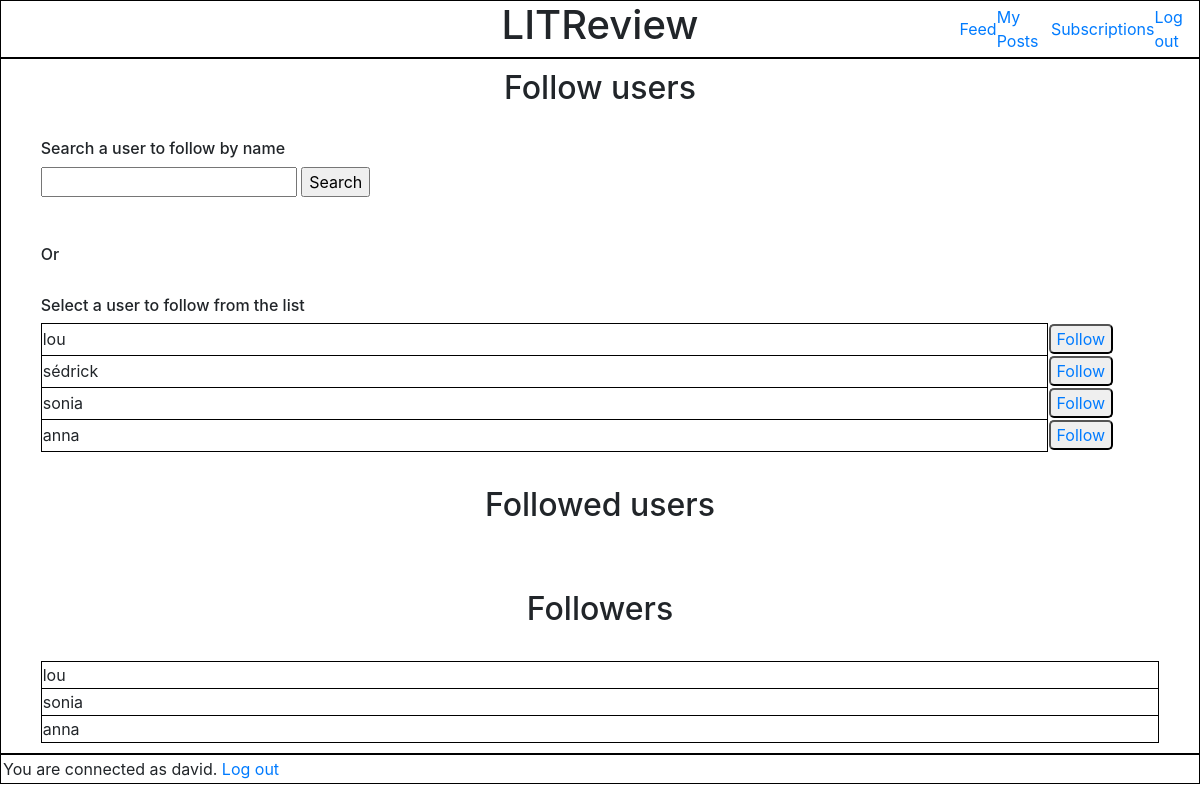
The page /subscription_page/ (signed in) on the database as committed earlier.
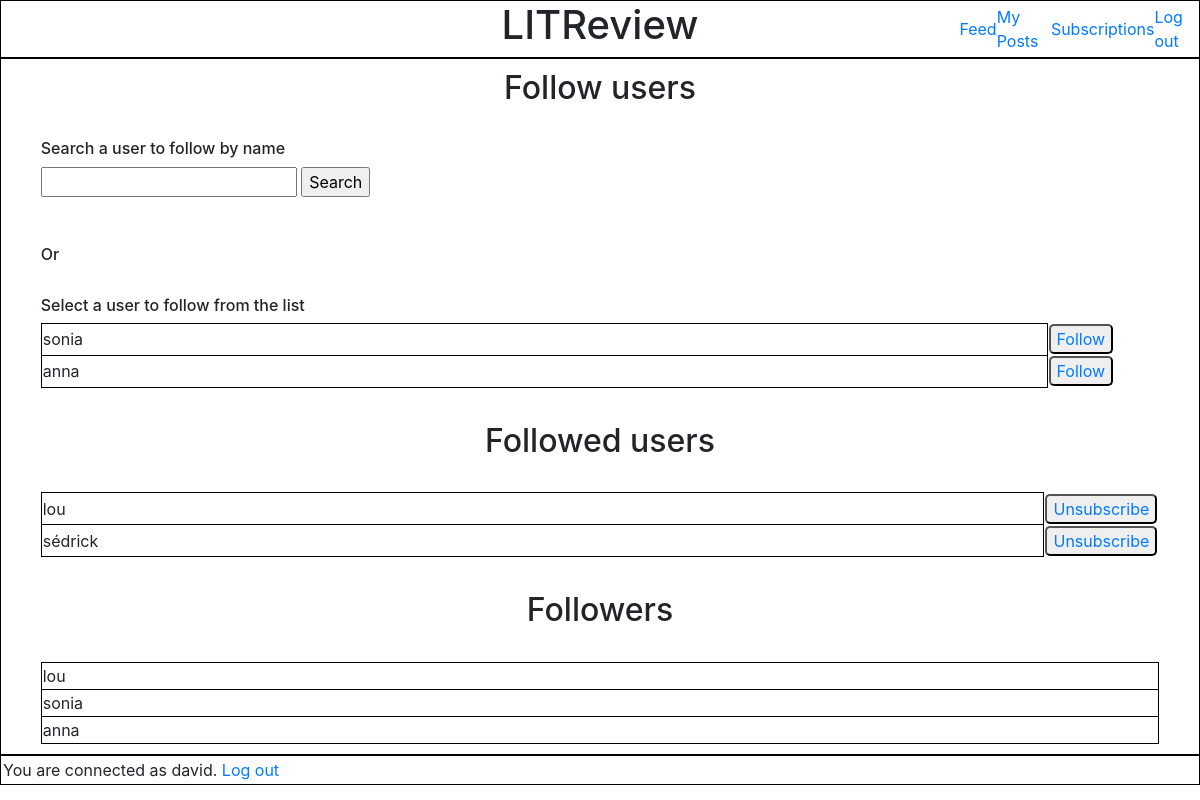
The same page on the database as committed later.
### authentication/models.py (models this page shows)
class User(AbstractUser):
    username = models.CharField(max_length=20, unique=True)
    USERNAME_FIELD = 'username'

### feedapp/models.py (models this page shows)
class UserFollows(models.Model):
    user = models.ForeignKey(to=settings.AUTH_USER_MODEL, on_delete=models.CASCADE)
    followed_user = models.ForeignKey(to=settings.AUTH_USER_MODEL, on_delete=models.CASCADE,
                                      related_name='followed_by')
    class Meta:
        unique_together = ('user', 'followed_user')
        constraints = [models.CheckConstraint(check=~models.Q(user=models.F('followed_user')), name='no_self_follow')]

### feedapp/views.py (the view)
# urls.py: path('subscription_page/', follow_user, name='subscription_page'),
@login_required
def follow_user(request):
    followed_users = models.UserFollows.objects.filter(user=request.user)
    followers = models.UserFollows.objects.filter(followed_user=request.user)
    users_to_follow = authentication.models.User.objects.exclude(Q(id=request.user.id) |
                                                                 Q(id__in=followed_users.values('followed_user')))
    return render(request, 'feedapp/subscription_page.html', context={'followed_users': followed_users,
                                                                      'followers': followers,
                                                                      'users_to_follow': users_to_follow})

### feedapp/templates/feedapp/subscription_page.html (shortened to what this page needs)
{% extends 'base.html' %}
    {% block content %}
    <div class="main_content" id="main_content_subscription">
        <div class="follow_block" id="follow_users">
            <h2>Follow users</h2>
            <br>
            <h6>Search a user to follow by name</h6>
            <form action="{% url 'subscription_page_bis' %}" method="post">
                <input type="text" name="search">
                <input type="submit" name="submit" value="Search">
            </form>
            <br>
            <br>
            <h6>Or</h6>
            <br>
            <h6>Select a user to follow from the list</h6>
            <table>
                {% for user_to_follow in users_to_follow %}
                    <tr>
                        <td class="user">
                            {{ user_to_follow.username }}
                        </td>
                        <td>
                            <button type="submit">
                                <a href="{% url 'subscription' user_to_follow.id %}">Follow</a>
                            </button>
                        </td>
                    </tr>
                {% endfor %}
            </table>
        </div>
        <br>
        <div class="follow_block" id="followed_users">
            <h2>Followed users</h2>
            <br>
            <table>
                {% for user_followed in followed_users %}
                    <tr>
                        <td class="user">{{ user_followed.followed_user.username }}</td>
                        <td>
                            <button type="submit">
                                <a href="{% url 'unsubscription_page' user_followed.followed_user.id %}">Unsubscribe</a>
                            </button>
                        </td>
                    </tr>
                {% endfor %}
            </table>
        </div>
        <br>
        <div class="follow_block" id="followers">
            <h2>Followers</h2>
            <br>
            <table>
                {% for follower in followers %}
                <tr>
                    <td class="user">{{ follower.user.username }}</td>
                </tr>
                {% endfor %}
            </table>
        </div>
    </div>
    {% endblock content %}

Rows that differ between the two databases and show on the page:
no longer on this page (row unchanged): User: username "lou"
no longer on this page (row unchanged): User: username "sédrick"
added UserFollows: followed_user.username "lou", shown under "Followed users"
added UserFollows: followed_user.username "sédrick", shown under "Followed users"
